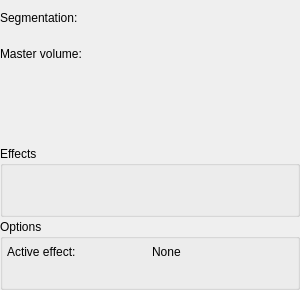
<?xml version="1.0" encoding="UTF-8"?>
<ui version="4.0">
 <class>qMRMLSegmentEditorWidget</class>
 <widget class="qMRMLWidget" name="qMRMLSegmentEditorWidget">
  <property name="geometry">
   <rect>
    <x>0</x>
    <y>0</y>
    <width>300</width>
    <height>290</height>
   </rect>
  </property>
  <property name="windowTitle">
   <string>qMRMLSegmentEditorWidget</string>
  </property>
  <layout class="QVBoxLayout" name="verticalLayout">
   <property name="spacing">
    <number>2</number>
   </property>
   <property name="margin">
    <number>0</number>
   </property>
   <item>
    <layout class="QGridLayout" name="gridLayout_2">
     <item row="1" column="1">
      <widget class="qMRMLNodeComboBox" name="MRMLNodeComboBox_ReferenceVolume">
       <property name="nodeTypes">
        <stringlist>
         <string>vtkMRMLScalarVolumeNode</string>
        </stringlist>
       </property>
       <property name="noneEnabled">
        <bool>true</bool>
       </property>
       <property name="noneDisplay">
        <string>Geometry not from volume node</string>
       </property>
      </widget>
     </item>
     <item row="1" column="0">
      <widget class="QLabel" name="label_MasterVolume">
       <property name="text">
        <string>Master volume:</string>
       </property>
      </widget>
     </item>
     <item row="0" column="1">
      <widget class="qMRMLNodeComboBox" name="MRMLNodeComboBox_Segmentation">
       <property name="nodeTypes">
        <stringlist>
         <string>vtkMRMLSegmentationNode</string>
        </stringlist>
       </property>
      </widget>
     </item>
     <item row="0" column="0">
      <widget class="QLabel" name="label_Segmentation">
       <property name="text">
        <string>Segmentation:</string>
       </property>
      </widget>
     </item>
    </layout>
   </item>
   <item>
    <widget class="qMRMLSegmentsTableView" name="SegmentsTableView"/>
   </item>
   <item>
    <widget class="QGroupBox" name="EffectsGroupBox">
     <property name="title">
      <string>Effects</string>
     </property>
    </widget>
   </item>
   <item>
    <widget class="QGroupBox" name="OptionsGroupBox">
     <property name="title">
      <string>Options</string>
     </property>
     <layout class="QGridLayout" name="gridLayout">
      <property name="margin">
       <number>4</number>
      </property>
      <property name="spacing">
       <number>4</number>
      </property>
      <item row="0" column="0">
       <widget class="QLabel" name="label_ActiveEffectText">
        <property name="text">
         <string>Active effect:</string>
        </property>
       </widget>
      </item>
      <item row="0" column="1">
       <widget class="QLabel" name="ActiveEffectLabel">
        <property name="text">
         <string>None</string>
        </property>
       </widget>
      </item>
      <item row="1" column="0" colspan="2">
       <widget class="QFrame" name="EffectsOptionsFrame"/>
      </item>
     </layout>
    </widget>
   </item>
  </layout>
 </widget>
 <customwidgets>
  <customwidget>
   <class>qMRMLNodeComboBox</class>
   <extends>QWidget</extends>
   <header>qMRMLNodeComboBox.h</header>
  </customwidget>
  <customwidget>
   <class>qMRMLWidget</class>
   <extends>QWidget</extends>
   <header>qMRMLWidget.h</header>
   <container>1</container>
  </customwidget>
  <customwidget>
   <class>qMRMLSegmentsTableView</class>
   <extends>QWidget</extends>
   <header>qMRMLSegmentsTableView.h</header>
  </customwidget>
 </customwidgets>
 <resources/>
 <connections>
  <connection>
   <sender>qMRMLSegmentEditorWidget</sender>
   <signal>mrmlSceneChanged(vtkMRMLScene*)</signal>
   <receiver>MRMLNodeComboBox_Segmentation</receiver>
   <slot>setMRMLScene(vtkMRMLScene*)</slot>
   <hints>
    <hint type="sourcelabel">
     <x>93</x>
     <y>4</y>
    </hint>
    <hint type="destinationlabel">
     <x>147</x>
     <y>11</y>
    </hint>
   </hints>
  </connection>
  <connection>
   <sender>qMRMLSegmentEditorWidget</sender>
   <signal>mrmlSceneChanged(vtkMRMLScene*)</signal>
   <receiver>MRMLNodeComboBox_ReferenceVolume</receiver>
   <slot>setMRMLScene(vtkMRMLScene*)</slot>
   <hints>
    <hint type="sourcelabel">
     <x>52</x>
     <y>34</y>
    </hint>
    <hint type="destinationlabel">
     <x>194</x>
     <y>57</y>
    </hint>
   </hints>
  </connection>
  <connection>
   <sender>MRMLNodeComboBox_Segmentation</sender>
   <signal>currentNodeChanged(vtkMRMLNode*)</signal>
   <receiver>SegmentsTableView</receiver>
   <slot>setSegmentationNode(vtkMRMLNode*)</slot>
   <hints>
    <hint type="sourcelabel">
     <x>225</x>
     <y>12</y>
    </hint>
    <hint type="destinationlabel">
     <x>239</x>
     <y>133</y>
    </hint>
   </hints>
  </connection>
 </connections>
</ui>
